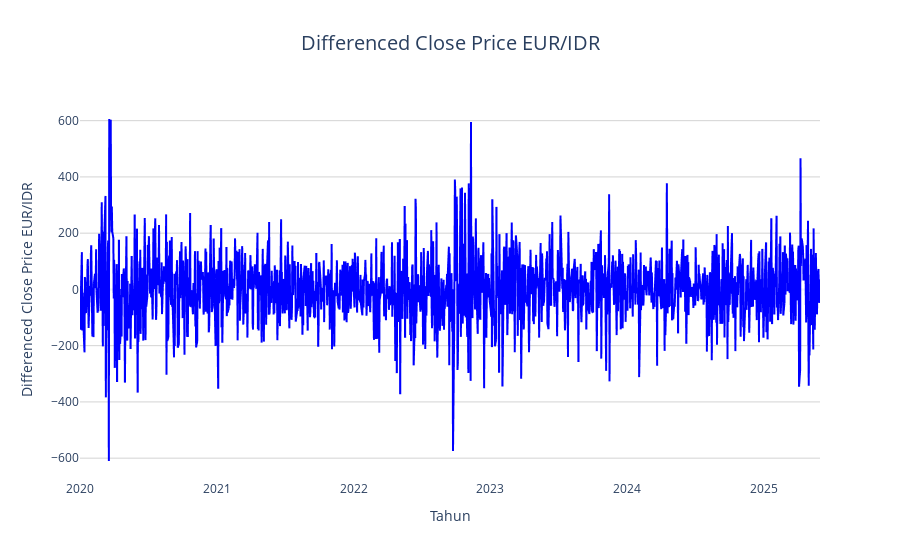

The notebook cell this image was saved under:
### Markdown cell above
sudah stasioner

### Code cell
df_diff = pd.DataFrame(df_all['Close Price_diff']).copy()
df_diff = df_diff.reset_index()  
df_diff.rename(columns={"index": "Date"}, inplace=True)

fig = px.line(
    df_diff,
    x="Date",
    y="Close Price_diff",
    title="Differenced Close Price EUR/IDR",
    labels={"Close Price_diff": "Differenced Close Price EUR/IDR", "Date": "Tahun"},
    template="plotly_white"
)
fig.update_traces(line=dict(color="blue", width=2))
fig.update_layout(
    title=dict(x=0.5, font=dict(size=20)),
    xaxis=dict(showgrid=False),
    yaxis=dict(showgrid=True, gridcolor="lightgray"),
    hovermode="x unified"
)

fig.show()

### Figure 1 — Plotly figure (JSON) as saved in the notebook; plotly's stock layout.template omitted (floating-point values rounded to 4 significant figures; data arrays with more than 128 entries replaced by an {"elided": "..."} marker saying what was removed)
{"data": [{"hovertemplate": "Tahun=%{x}<br>Differenced Close Price EUR/IDR=%{y}<extra></extra>", "legendgroup": "", "line": {"color": "blue", "dash": "solid", "width": 2}, "marker": {"symbol": "circle"}, "mode": "lines", "name": "", "showlegend": false, "type": "scattergl", "x": {"elided": "1413 str values"}, "xaxis": "x", "y": {"elided": "1413 float values"}, "yaxis": "y"}], "layout": {"hovermode": "x unified", "legend": {"tracegroupgap": 0}, "title": {"font": {"size": 20}, "text": "Differenced Close Price EUR/IDR", "x": 0.5}, "xaxis": {"anchor": "y", "domain": [0, 1], "showgrid": false, "title": {"text": "Tahun"}}, "yaxis": {"anchor": "x", "domain": [0, 1], "gridcolor": "lightgray", "showgrid": true, "title": {"text": "Differenced Close Price EUR/IDR"}}}}
